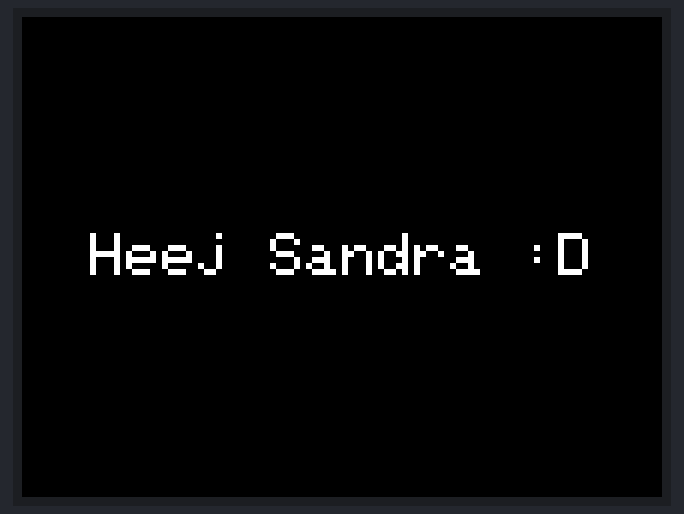
Recording of a program running on a simulated ESP32. Parts: 320×240 colour display.

Above: at 0.3 s.

The program:

main.cpp
```cpp
#include <TFT_eSPI.h> // Biblioteka TFT_eSPI
#include <SPIFFS.h>  // Biblioteka do obsługi systemu plików SPIFFS

#define ST7789_DRIVER // Wybór sterownika wyświetlacza

// Konfiguracja pinów
//#define TFT_CS    5
//#define TFT_RST   9
//#define TFT_DC    16
//#define TFT_MOSI  19
//#define TFT_SCLK  18
//#define TFT_BL    4

TFT_eSPI tft = TFT_eSPI(); // Tworzenie obiektu wyświetlacza

void setup() {
  // Konfiguracja jasności podświetlenia

  tft.init();                 // Inicjalizacja wyświetlacza
  tft.setRotation(1);         // Ustawienie orientacji ekranu (1 = poziomo)
  tft.fillScreen(TFT_BLACK);  // Wypełnienie ekranu kolorem czarnym

  // Ustawienia czcionki i koloru
  tft.setTextColor(TFT_WHITE, TFT_BLACK); // Tekst biały, tło czarne
  tft.setTextDatum(MC_DATUM);             // Wyrównanie do środka ekranu
  tft.setTextSize(3);                     // Skalowanie tekstu

  // Wyświetlenie tekstu
  tft.drawString("Heej Sandra :D", tft.width() / 2, tft.height() / 2);
}

void loop() {
  // Pętla główna pozostaje pusta
}
```
